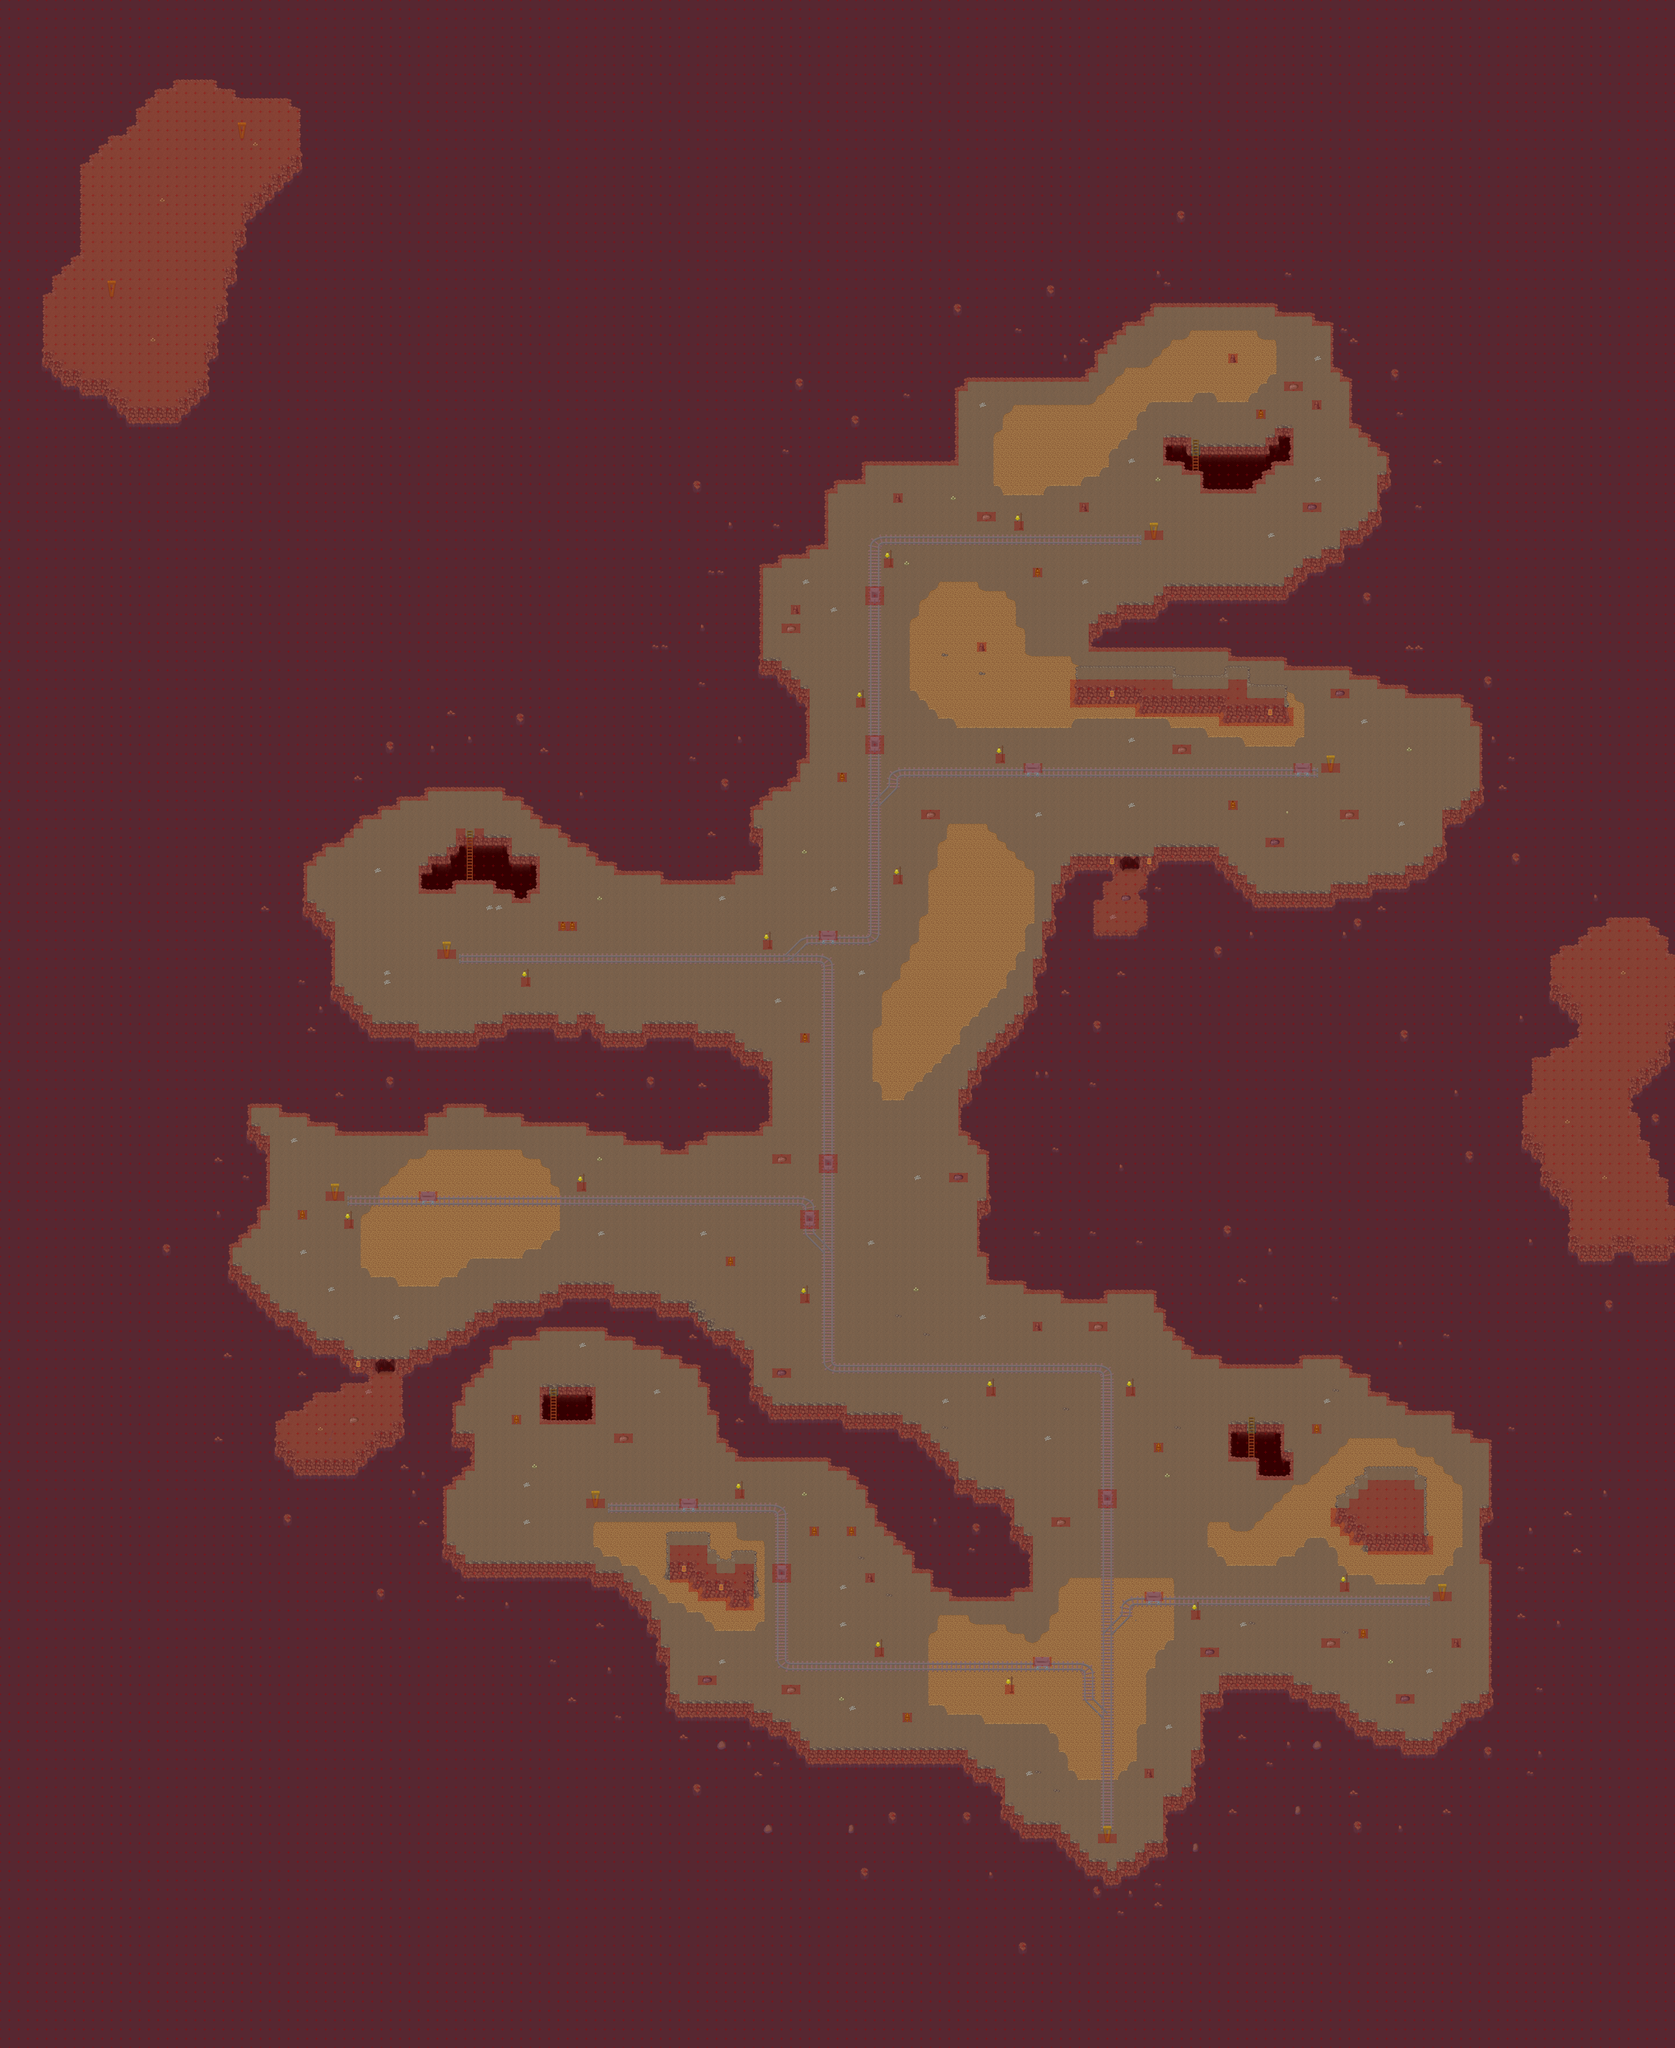

A level layout from a 2D game, rendered from its tile map. Below: a short description, then the map file with tile-grid data replaced by summaries:
An orthogonal 180x220 tile map with 32x32 px tiles, 7 tile layers (ground, ground 2, ground 3, fringe, ...), 9 tilesets and 25 objects (18x spawn, 6x warp, function).

<map version="1.11" tiledversion="1.11.2" orientation="orthogonal" renderorder="right-down" width="180" height="220" tilewidth="32" tileheight="32" infinite="0" nextlayerid="12" nextobjectid="41">
 <properties>
  <property name="author" value="poppet, ThinkSome" />
  <property name="background0image" value="graphics/images/spit23loginwallpaper_800x600.png" />
  <property name="license" value="CC0, MIT" />
  <property name="manaplus version" value="2" />
  <property name="minimap" value="graphics/minimaps/025-1-1.png" />
  <property name="music" value="Ruins.ogg" />
  <property name="name" value="Platinum Mines" />
 </properties>
 <tileset firstgid="1" name="rails" tilewidth="32" tileheight="32" tilecount="168" columns="12">
  <image source="../graphics/tilesets/rails.png" width="384" height="448" />
 </tileset>
 <tileset firstgid="169" name="cave_ukar" tilewidth="32" tileheight="32" tilecount="128" columns="16">
  <image source="../graphics/tilesets/cave_ukar.png" width="512" height="256" />
 </tileset>
 <tileset firstgid="297" name="cave2_bilevel_water_lava" tilewidth="32" tileheight="32" tilecount="256" columns="16">
  <image source="../graphics/tilesets/cave2_bilevel_water_lava.png" width="512" height="512" />
 </tileset>
 <tileset firstgid="553" name="cave2_bilevel" tilewidth="32" tileheight="32" tilecount="256" columns="16">
  <image source="../graphics/tilesets/cave2_bilevel.png" width="512" height="512" />
 </tileset>
 <tileset firstgid="809" name="cave2_base" tilewidth="32" tileheight="32" tilecount="128" columns="16">
  <image source="../graphics/tilesets/cave2_base.png" width="512" height="256" />
 </tileset>
 <tileset firstgid="937" name="trans_woodland_desert" tilewidth="32" tileheight="32" tilecount="128" columns="16">
  <image source="../graphics/tilesets/trans_woodland_desert.png" width="512" height="256" />
 </tileset>
 <tileset firstgid="1065" source="../graphics/tilesets/collision.tsx" />
 <tileset firstgid="1074" name="inn" tilewidth="32" tileheight="32" tilecount="256" columns="16">
  <image source="../graphics/tilesets/inn.png" width="512" height="512" />
 </tileset>
 <tileset firstgid="1330" name="rails_x2" tilewidth="32" tileheight="64" tilecount="16" columns="16">
  <image source="../graphics/tilesets/rails_x2.png" width="512" height="64" />
 </tileset>
 <layer id="1" name="ground" width="180" height="220">
  <data>[39600 cells, 39600 non-empty, 85 distinct tile ids]</data>
 </layer>
 <layer id="2" name="ground 2" width="180" height="220">
  <data>[39600 cells, 1863 non-empty, 116 distinct tile ids]</data>
 </layer>
 <layer id="4" name="ground 3" width="180" height="220">
  <data>[39600 cells, 180 non-empty, 36 distinct tile ids]</data>
 </layer>
 <layer id="3" name="fringe" width="180" height="220">
  <data>[39600 cells, 60 non-empty, 14 distinct tile ids]</data>
 </layer>
 <layer id="5" name="over" width="180" height="220">
  <data>[39600 cells, 103 non-empty, 11 distinct tile ids]</data>
 </layer>
 <layer id="6" name="collision" width="180" height="220" opacity="0.66">
  <data>[39600 cells, 29643 non-empty, 1 distinct tile ids]</data>
 </layer>
 <layer id="8" name="Heights" width="180" height="220">
  <data>[39600 cells, 0 non-empty, 0 distinct tile ids]</data>
 </layer>
 <objectgroup id="11" name="objects">
  <object id="40" name="Disease Timer" type="function" x="3744" y="6208" width="128" height="96">
   <properties>
    <property name="doevent" value="#DungeonCore::OnSick" />
   </properties>
  </object>
 </objectgroup>
 <objectgroup id="7" name="warps">
  <object id="8" name="To Town" type="warp" x="3808" y="6272" width="32" height="32">
   <properties>
    <property name="dest_map" value="025-1" />
    <property name="dest_x" value="122" />
    <property name="dest_y" value="36" />
   </properties>
  </object>
  <object id="9" name="To Town" type="warp" x="3776" y="6272" width="32" height="32">
   <properties>
    <property name="dest_map" value="025-1" />
    <property name="dest_x" value="121" />
    <property name="dest_y" value="36" />
   </properties>
  </object>
  <object id="12" name="To deeper mine" type="warp" x="4288" y="4896" width="32" height="32">
   <properties>
    <property name="dest_map" value="025-1-2" />
    <property name="dest_x" value="134" />
    <property name="dest_y" value="153" />
   </properties>
  </object>
  <object id="13" name="To deeper mine" type="warp" x="1888" y="4768" width="32" height="32">
   <properties>
    <property name="dest_map" value="025-1-2" />
    <property name="dest_x" value="59" />
    <property name="dest_y" value="150" />
   </properties>
  </object>
  <object id="10" name="To deeper mine" type="warp" x="1600" y="2848" width="32" height="32">
   <properties>
    <property name="dest_map" value="025-1-2" />
    <property name="dest_x" value="50" />
    <property name="dest_y" value="90" />
   </properties>
  </object>
  <object id="11" name="To deeper mine" type="warp" x="4096" y="1536" width="32" height="32">
   <properties>
    <property name="dest_map" value="025-1-2" />
    <property name="dest_x" value="128" />
    <property name="dest_y" value="49" />
   </properties>
  </object>
 </objectgroup>
 <objectgroup id="10" name="orespawns" visible="0">
  <object id="35" name="Copper Skull Slime" type="spawn" x="960" y="1216" width="4128" height="4864">
   <properties>
    <property name="death" value="15000" />
    <property name="max_beings" value="50" />
    <property name="monster_id" value="1406" />
    <property name="spawn" value="30000" />
   </properties>
  </object>
  <object id="36" name="Crafty" type="spawn" x="960" y="1216" width="4128" height="4864">
   <properties>
    <property name="death" value="45000" />
    <property name="max_beings" value="32" />
    <property name="monster_id" value="1018" />
    <property name="spawn" value="30000" />
   </properties>
  </object>
  <object id="37" name="Mineral Bif" type="spawn" x="960" y="1216" width="4128" height="4864">
   <properties>
    <property name="death" value="345000" />
    <property name="max_beings" value="11" />
    <property name="monster_id" value="1058" />
    <property name="spawn" value="300000" />
   </properties>
  </object>
  <object id="38" name="Iridium Bif" type="spawn" x="960" y="1216" width="4128" height="4864">
   <properties>
    <property name="death" value="345000" />
    <property name="max_beings" value="6" />
    <property name="monster_id" value="1057" />
    <property name="spawn" value="300000" />
   </properties>
  </object>
  <object id="39" name="Small Elenium Bif" type="spawn" x="960" y="1216" width="4128" height="4864">
   <properties>
    <property name="death" value="245000" />
    <property name="max_beings" value="7" />
    <property name="monster_id" value="1226" />
    <property name="spawn" value="300000" />
   </properties>
  </object>
 </objectgroup>
 <objectgroup id="9" name="spawns" visible="0">
  <object id="25" name="Snail" type="spawn" x="2784" y="4448" width="2240" height="1952">
   <properties>
    <property name="death" value="15000" />
    <property name="max_beings" value="20" />
    <property name="monster_id" value="1426" />
    <property name="spawn" value="30000" />
   </properties>
  </object>
  <object id="26" name="Jhon Longnose" type="spawn" x="2240" y="3904" width="1824" height="2176">
   <properties>
    <property name="death" value="15000" />
    <property name="max_beings" value="20" />
    <property name="monster_id" value="1421" />
    <property name="spawn" value="30000" />
   </properties>
  </object>
  <object id="33" name="Shadow Tortuga" type="spawn" x="2752" y="4480" width="1376" height="1568">
   <properties>
    <property name="death" value="15000" />
    <property name="max_beings" value="7" />
    <property name="monster_id" value="1429" />
    <property name="spawn" value="30000" />
   </properties>
  </object>
  </objectgroup>
</map>
<!-- 10 of 25 objects omitted -->
